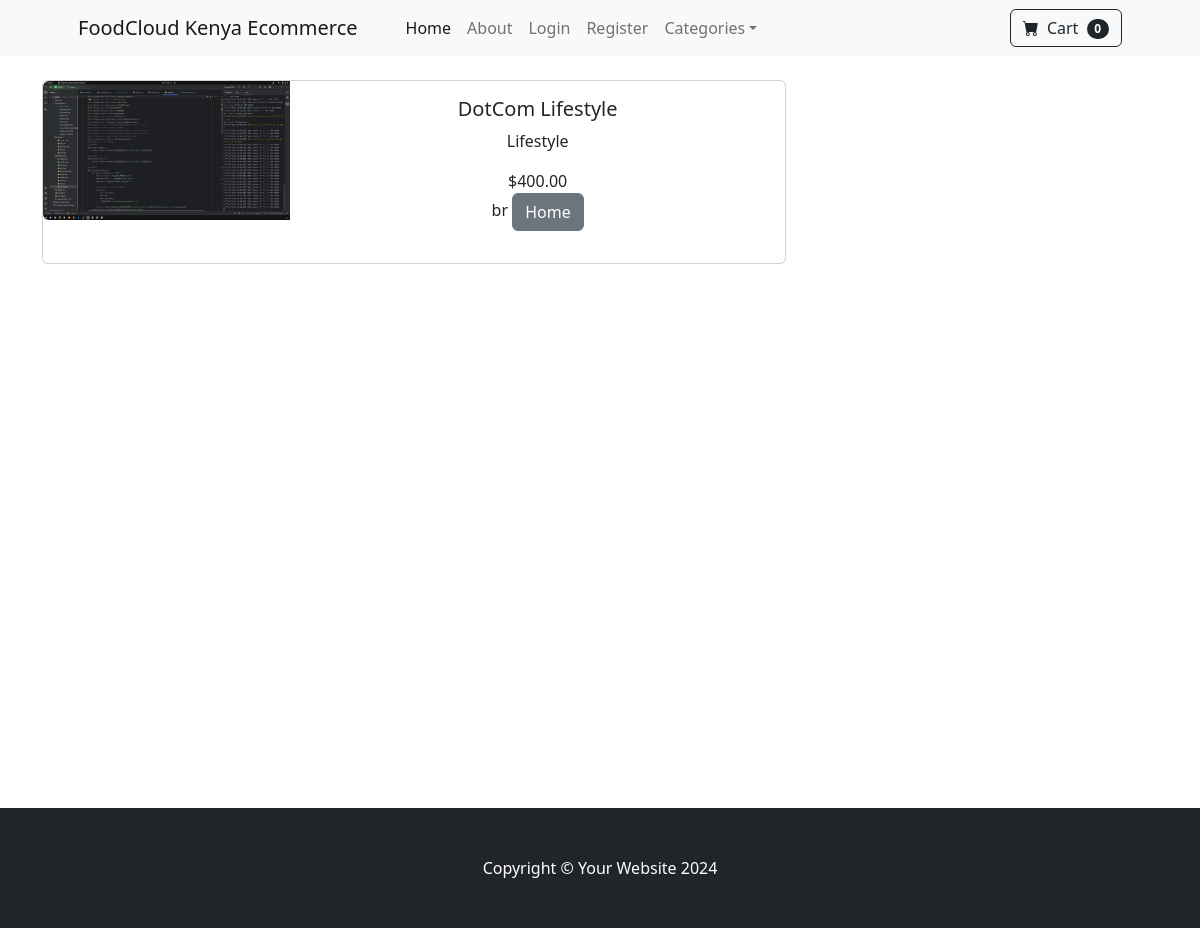
The page /product/8 on the database its author committed.
### store/models.py (models this page shows, shortened)
class Product(models.Model):
    name = models.CharField(max_length=100)
    price = models.DecimalField(default=0,decimal_places=2,max_digits=6)
    category = models.ForeignKey(Category,on_delete=models.CASCADE,default=1, max_length=50)
    description = models.CharField(max_length=250,default='',blank=True,null=True)
    image = models.ImageField(upload_to='uploads/products')
    is_sale = models.BooleanField(default=False)
    sale_price = models.DecimalField(default=0,decimal_places=2,max_digits=6)

### store/views.py (the view)
# urls.py: path('product/<int:pk>', views.product, name='product-url'),
def product(request, pk):
    product = Product.objects.get(id=pk)
    return render(request, 'product.html', {'product': product})

### cart/context_processors.py (called while the page is built)
def cart(request):
    return {'cart': Cart(request)}

### store/templates/product.html (shortened to what this page needs)
{% extends 'Base.html' %}
{% block content %}
<div class="container">
    <div class="col-8">
        <br>
        <div class="card mb-3">
            <div class="row g-0">
                <div class="col-md-4">
                    <img src="{{product.image.url}}" class="img-fluid rounded-start" alt="...">
                </div>
                <div class="col-md-8">
                    <div class="card-body">
                        <center>
                            <h5 class="card-title">{{product.name}}</h5>
                            <p class="card-text">{{product.description}}</p>
                            {% if product.is_sale %}
                            <div class="d-flex justify-content-center small text-warning mb-2 ">
                                <div class="bi-star-fill"></div>
                                &nbsp;&nbsp;Sale!&nbsp;&nbsp;
                                <div class="bi-star-fill"></div>
                            </div>
                            <strike>
                                ${{product.price}}
                            </strike>
                            &nbsp ${{product.sale_price}}
                            {% else %}
                            ${{product.price}}
                            {% endif %}
                            <br>br
                            <a href="{% url 'index-url' %}" class="btn btn-secondary">Home</a>
                        </center>
                    </div>
                </div>
            </div>
        </div>
    </div>
</div>
<br><br><br><br><br><br><br><br><br><br><br><br><br><br><br><br><br><br><br><br><br><br>
{% endblock %}

### rows shown on the page
Product: image (picture), name "DotCom Lifestyle", description "Lifestyle", price "400.00"
